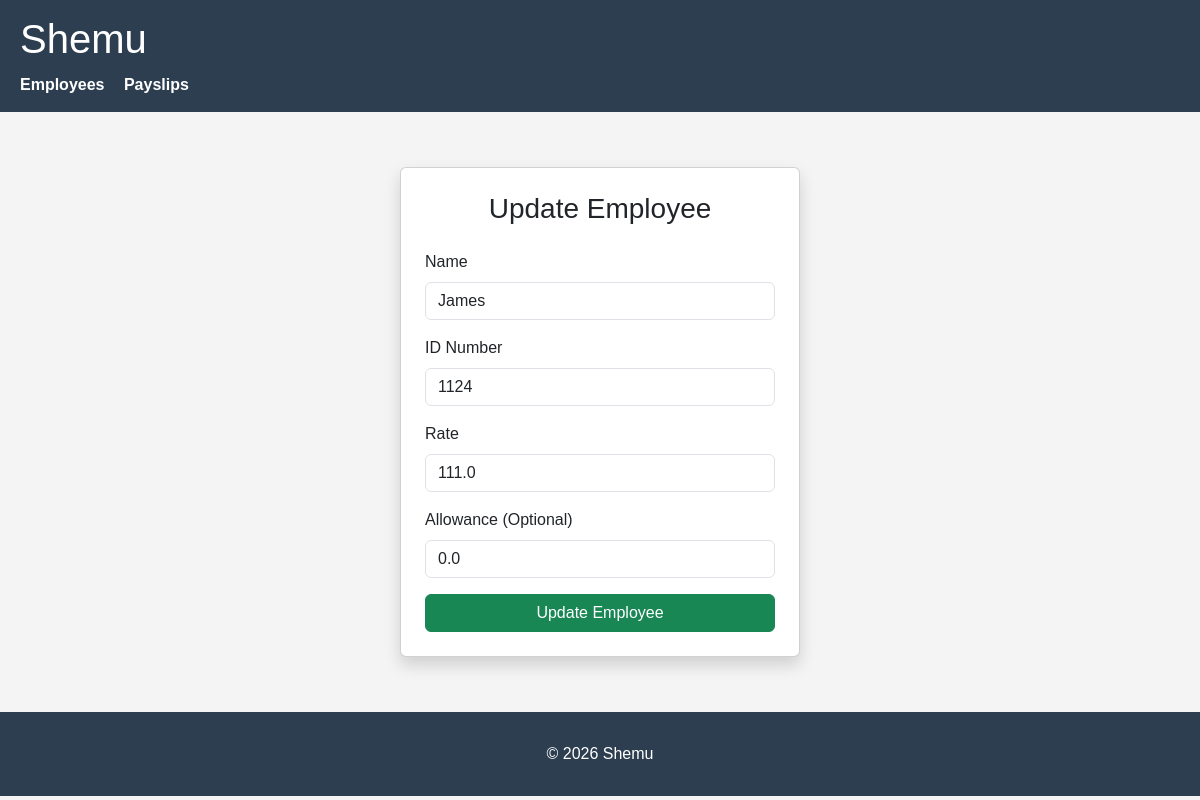
Screenshot of /update_employee/7/ with the database file from the repository.
### payroll_app/models.py (models this page shows, shortened)
class Employee(models.Model):
    name = models.CharField(max_length=50)
    id_number = models.CharField(max_length=20, unique=True)
    rate = models.FloatField()
    overtime_pay = models.FloatField(null=True)
    allowance = models.FloatField(null=True)

### payroll_app/views.py (the view, shortened to what this page needs)
# urls.py: path('update_employee/<int:pk>/', views.update_employee, name="update_employee"),
def update_employee(request, pk):
    employee = get_object_or_404(Employee, pk=pk)
    message= None
    return render(request, 'payroll_app/update_employee.html', {'employee': employee,'message': message})

### payroll_app/templates/payroll_app/update_employee.html (shortened to what this page needs)
{% extends 'payroll_app/base.html' %}
{% block content %}
<div class="container d-flex justify-content-center align-items-center" style="min-height: 70vh;">
    <div class="card p-4 shadow" style="width: 400px;">
        <h3 class="text-center mb-4">Update Employee</h3>
        <form method="POST" action="{% url 'update_employee' pk=employee.pk%}">{% csrf_token %}
             <div class="mb-3">
                <label class="form-label">Name</label>
                <input type="text" name="name" class="form-control" value="{{ employee.name }}"" required>
            </div>
            <div class="mb-3">
                <label class="form-label">ID Number</label>
                <input type="text" name="id_number" class="form-control" value="{{ employee.id_number }}" required>
            </div>
            <div class="mb-3">
                <label class="form-label">Rate</label>
                <input type="number" step="0.01" name="rate" class="form-control" value="{{ employee.rate }}" required>
            </div>
            <div class="mb-3">
                <label class="form-label">Allowance (Optional)</label>
                <input type="number" step="0.01" name="allowance" class="form-control" value="{{ employee.allowance }}">
            </div>
            <div class="d-grid">
                <button type="submit" class="btn btn-success">Update Employee</button>
            </div>
        </form>
    </div>
</div>
{% endblock %}

### payroll_app/templates/payroll_app/base.html (style rules this page uses)
body { margin: 0; font-family: Arial, sans-serif; background-color: #f4f4f4; }
.container { padding: 20px; }

### rows the page displays
Employee: name "James", id_number "1124", rate "111.0", allowance "0.0"
